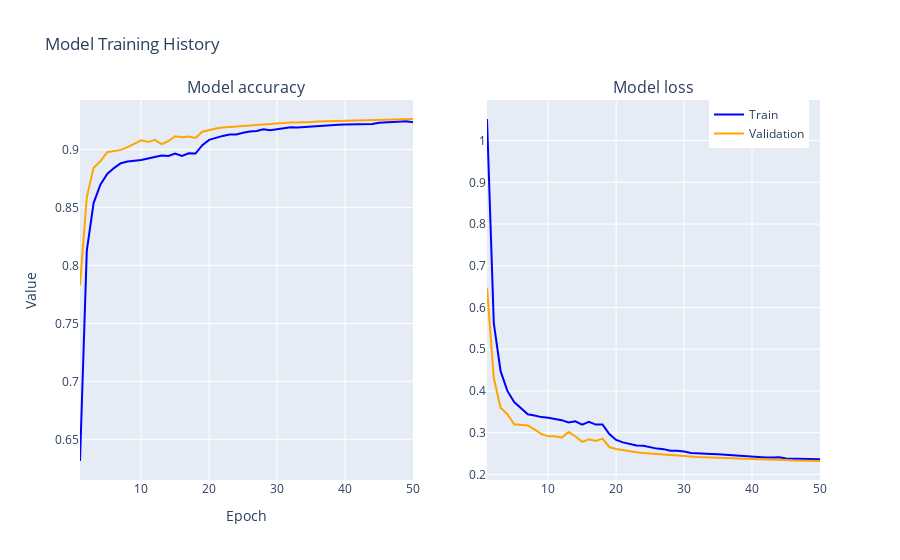

The code cell stored with this chart in its notebook:
### Code cell
import plotly.graph_objects as go
from plotly.subplots import make_subplots

fig = make_subplots(rows=1, cols=2, subplot_titles=("Model accuracy", "Model loss"))

# Add the first subplot for accuracy
fig.add_trace(go.Scatter(x=list(range(1, len(history.history['accuracy']) + 1)),
                         y=history.history['accuracy'], mode='lines',
                         name='Train', line=dict(color='blue')), row=1, col=1)
fig.add_trace(go.Scatter(x=list(range(1, len(history.history['val_accuracy']) + 1)),
                         y=history.history['val_accuracy'], mode='lines',
                         name='Validation', line=dict(color='orange')), row=1, col=1)

# Add the second subplot for loss
fig.add_trace(go.Scatter(x=list(range(1, len(history.history['loss']) + 1)),
                         y=history.history['loss'], mode='lines',
                         name='Train', line=dict(color='blue'), showlegend=False), row=1, col=2)
fig.add_trace(go.Scatter(x=list(range(1, len(history.history['val_loss']) + 1)),
                         y=history.history['val_loss'], mode='lines',
                         name='Validation', line=dict(color='orange'), showlegend=False), row=1, col=2)

fig.update_layout(title="Model Training History",
                  xaxis_title="Epoch",
                  yaxis_title="Value",
                  legend=dict(x=0.85, y=1))

fig.show()

### Figure 1 — Plotly figure (JSON) as saved in the notebook; plotly's stock layout.template omitted (floating-point values rounded to 4 significant figures)
{"data": [{"line": {"color": "blue"}, "mode": "lines", "name": "Train", "type": "scatter", "x": [1, 2, 3, 4, 5, 6, 7, 8, 9, 10, 11, 12, 13, 14, 15, 16, 17, 18, 19, 20, 21, 22, 23, 24, 25, 26, 27, 28, 29, 30, 31, 32, 33, 34, 35, 36, 37, 38, 39, 40, 41, 42, 43, 44, 45, 46, 47, 48, 49, 50], "xaxis": "x", "y": [0.6313, 0.8128, 0.8537, 0.8696, 0.8788, 0.8839, 0.8881, 0.8896, 0.8903, 0.8908, 0.8922, 0.8933, 0.8947, 0.8943, 0.8965, 0.8944, 0.8966, 0.8964, 0.9036, 0.9082, 0.9101, 0.9117, 0.9128, 0.9129, 0.9144, 0.9155, 0.9159, 0.9173, 0.9164, 0.9174, 0.918, 0.9191, 0.919, 0.9195, 0.9199, 0.92, 0.9204, 0.9209, 0.9214, 0.9215, 0.9216, 0.9218, 0.9217, 0.9218, 0.9231, 0.9233, 0.9231, 0.9237, 0.9242, 0.9233], "yaxis": "y"}, {"line": {"color": "orange"}, "mode": "lines", "name": "Validation", "type": "scatter", "x": [1, 2, 3, 4, 5, 6, 7, 8, 9, 10, 11, 12, 13, 14, 15, 16, 17, 18, 19, 20, 21, 22, 23, 24, 25, 26, 27, 28, 29, 30, 31, 32, 33, 34, 35, 36, 37, 38, 39, 40, 41, 42, 43, 44, 45, 46, 47, 48, 49, 50], "xaxis": "x", "y": [0.783, 0.8589, 0.8842, 0.8898, 0.8976, 0.8984, 0.8996, 0.9019, 0.9047, 0.9078, 0.9063, 0.9083, 0.9045, 0.9072, 0.9114, 0.9104, 0.9111, 0.9099, 0.9153, 0.9167, 0.918, 0.9188, 0.9193, 0.9197, 0.9203, 0.9208, 0.9208, 0.9218, 0.9221, 0.9223, 0.923, 0.9231, 0.9233, 0.9233, 0.9237, 0.924, 0.9242, 0.9245, 0.9243, 0.9246, 0.9247, 0.9246, 0.925, 0.9251, 0.9254, 0.9257, 0.9258, 0.9262, 0.9261, 0.9262], "yaxis": "y"}, {"line": {"color": "blue"}, "mode": "lines", "name": "Train", "showlegend": false, "type": "scatter", "x": [1, 2, 3, 4, 5, 6, 7, 8, 9, 10, 11, 12, 13, 14, 15, 16, 17, 18, 19, 20, 21, 22, 23, 24, 25, 26, 27, 28, 29, 30, 31, 32, 33, 34, 35, 36, 37, 38, 39, 40, 41, 42, 43, 44, 45, 46, 47, 48, 49, 50], "xaxis": "x2", "y": [1.052, 0.5627, 0.4475, 0.4, 0.3734, 0.358, 0.344, 0.341, 0.3373, 0.3357, 0.3328, 0.33, 0.3243, 0.3273, 0.3194, 0.326, 0.3194, 0.3197, 0.2967, 0.2826, 0.2767, 0.2725, 0.2693, 0.2689, 0.2652, 0.2618, 0.2605, 0.2567, 0.2564, 0.2551, 0.2516, 0.2511, 0.2512, 0.249, 0.2482, 0.2471, 0.2449, 0.245, 0.2433, 0.2434, 0.242, 0.2407, 0.2404, 0.2412, 0.2382, 0.2379, 0.2372, 0.2369, 0.2354, 0.2363], "yaxis": "y2"}, {"line": {"color": "orange"}, "mode": "lines", "name": "Validation", "showlegend": false, "type": "scatter", "x": [1, 2, 3, 4, 5, 6, 7, 8, 9, 10, 11, 12, 13, 14, 15, 16, 17, 18, 19, 20, 21, 22, 23, 24, 25, 26, 27, 28, 29, 30, 31, 32, 33, 34, 35, 36, 37, 38, 39, 40, 41, 42, 43, 44, 45, 46, 47, 48, 49, 50], "xaxis": "x2", "y": [0.6472, 0.4303, 0.3596, 0.3441, 0.3202, 0.3195, 0.3172, 0.3078, 0.2967, 0.2912, 0.2916, 0.2883, 0.3015, 0.2915, 0.2779, 0.2841, 0.2803, 0.2859, 0.2657, 0.2611, 0.2581, 0.2555, 0.2529, 0.2511, 0.2497, 0.2488, 0.2476, 0.2464, 0.245, 0.2441, 0.2429, 0.2416, 0.2409, 0.24, 0.2394, 0.239, 0.2383, 0.2376, 0.2374, 0.2366, 0.236, 0.236, 0.235, 0.2352, 0.2345, 0.2335, 0.2332, 0.2331, 0.2326, 0.2321], "yaxis": "y2"}], "layout": {"annotations": [{"font": {"size": 16}, "showarrow": false, "text": "Model accuracy", "x": 0.225, "xanchor": "center", "xref": "paper", "y": 1, "yanchor": "bottom", "yref": "paper"}, {"font": {"size": 16}, "showarrow": false, "text": "Model loss", "x": 0.775, "xanchor": "center", "xref": "paper", "y": 1, "yanchor": "bottom", "yref": "paper"}], "legend": {"x": 0.85, "y": 1}, "title": {"text": "Model Training History"}, "xaxis": {"anchor": "y", "domain": [0, 0.45], "title": {"text": "Epoch"}}, "xaxis2": {"anchor": "y2", "domain": [0.55, 1]}, "yaxis": {"anchor": "x", "domain": [0, 1], "title": {"text": "Value"}}, "yaxis2": {"anchor": "x2", "domain": [0, 1]}}}
